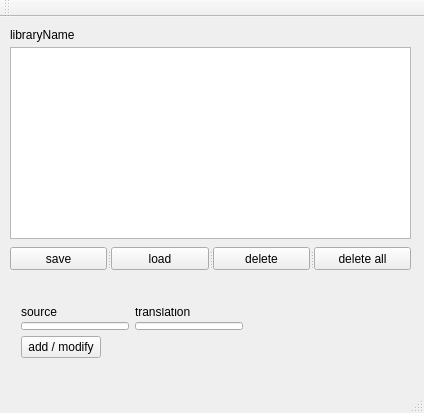
<?xml version="1.0" encoding="UTF-8"?>
<ui version="4.0">
 <class>MainWindow</class>
 <widget class="QMainWindow" name="MainWindow">
  <property name="geometry">
   <rect>
    <x>0</x>
    <y>0</y>
    <width>424</width>
    <height>413</height>
   </rect>
  </property>
  <property name="windowTitle">
   <string>MainWindow</string>
  </property>
  <widget class="QWidget" name="centralWidget">
   <widget class="QTableView" name="libraryTable">
    <property name="geometry">
     <rect>
      <x>10</x>
      <y>30</y>
      <width>401</width>
      <height>192</height>
     </rect>
    </property>
   </widget>
   <widget class="QLabel" name="libraryNamelbl">
    <property name="geometry">
     <rect>
      <x>10</x>
      <y>10</y>
      <width>391</width>
      <height>16</height>
     </rect>
    </property>
    <property name="text">
     <string>libraryName</string>
    </property>
   </widget>
   <widget class="QWidget" name="">
    <property name="geometry">
     <rect>
      <x>10</x>
      <y>280</y>
      <width>282</width>
      <height>72</height>
     </rect>
    </property>
    <layout class="QFormLayout" name="formLayout">
     <item row="0" column="0">
      <layout class="QGridLayout" name="gridLayout">
       <item row="0" column="0">
        <widget class="QLabel" name="label">
         <property name="text">
          <string>source</string>
         </property>
        </widget>
       </item>
       <item row="0" column="1">
        <widget class="QLabel" name="label_2">
         <property name="text">
          <string>translation</string>
         </property>
        </widget>
       </item>
       <item row="1" column="0">
        <widget class="QLineEdit" name="sourceEdit"/>
       </item>
       <item row="1" column="1">
        <widget class="QLineEdit" name="translationEdit"/>
       </item>
      </layout>
     </item>
     <item row="1" column="0">
      <widget class="QPushButton" name="addTranslationBtn">
       <property name="text">
        <string>add / modify</string>
       </property>
      </widget>
     </item>
    </layout>
   </widget>
   <widget class="QSplitter" name="splitter">
    <property name="geometry">
     <rect>
      <x>10</x>
      <y>230</y>
      <width>401</width>
      <height>23</height>
     </rect>
    </property>
    <property name="orientation">
     <enum>Qt::Horizontal</enum>
    </property>
    <widget class="QPushButton" name="saveLibraryBtn">
     <property name="text">
      <string>save</string>
     </property>
    </widget>
    <widget class="QPushButton" name="loadLibraryBtn">
     <property name="text">
      <string>load</string>
     </property>
    </widget>
    <widget class="QPushButton" name="deleteTranslationBtn">
     <property name="text">
      <string>delete</string>
     </property>
    </widget>
    <widget class="QPushButton" name="deleteAllBtn">
     <property name="text">
      <string>delete all</string>
     </property>
    </widget>
   </widget>
  </widget>
  <widget class="QMenuBar" name="menuBar">
   <property name="geometry">
    <rect>
     <x>0</x>
     <y>0</y>
     <width>424</width>
     <height>21</height>
    </rect>
   </property>
  </widget>
  <widget class="QToolBar" name="mainToolBar">
   <attribute name="toolBarArea">
    <enum>TopToolBarArea</enum>
   </attribute>
   <attribute name="toolBarBreak">
    <bool>false</bool>
   </attribute>
  </widget>
  <widget class="QStatusBar" name="statusBar"/>
 </widget>
 <layoutdefault spacing="6" margin="11"/>
 <resources/>
 <connections/>
</ui>
